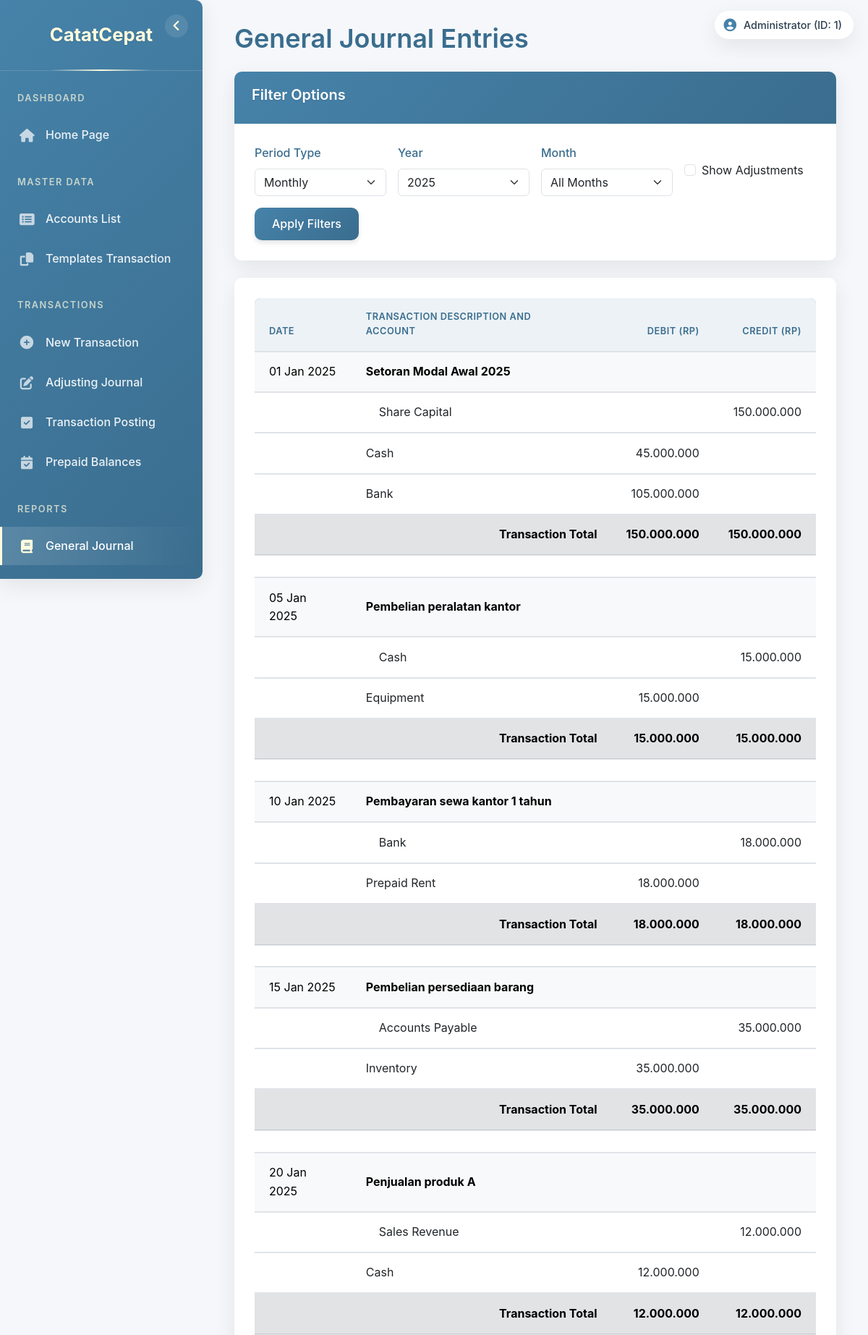
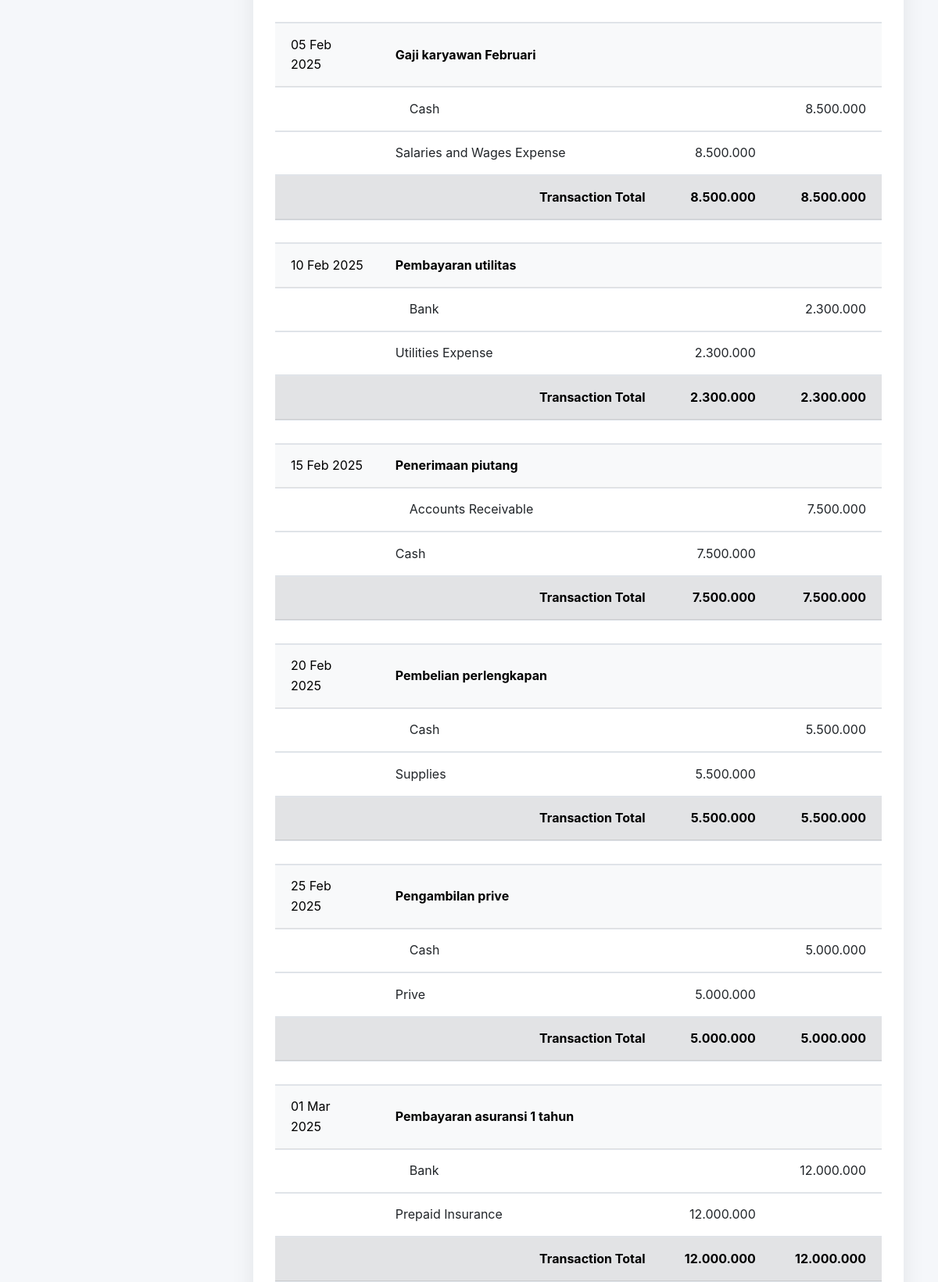
The app's page /index.php?page=journal (signed in, upper part) with its own data (2 pictures, top to bottom).
### tables this page shows
CREATE TABLE `users` (
  `id` int NOT NULL,
  `username` varchar(50) NOT NULL,
  `password` varchar(255) NOT NULL,
  `nama_lengkap` varchar(100) DEFAULT NULL,
  `roles` varchar(10) NOT NULL
);

CREATE TABLE `detail_transaksi` (
  `id_detail_transaksi` int NOT NULL,
  `id_transaksi` int NOT NULL,
  `id_akun` int NOT NULL,
  `debit_kredit` varchar(1) NOT NULL,
  `nilai` int NOT NULL,
  `penyesuaian` tinyint(1) NOT NULL DEFAULT '0'
);

CREATE TABLE `transaksi` (
  `id_transaksi` int NOT NULL,
  `tgl_transaksi` date NOT NULL,
  `nama_transaksi` varchar(100) NOT NULL,
  `post` varchar(1) NOT NULL DEFAULT '0',
  `hapus` varchar(1) NOT NULL DEFAULT '0',
  `adjustment_end_date` date DEFAULT NULL,
  `needs_adjustment` tinyint(1) NOT NULL DEFAULT '0',
  `adjustment_start_date` date DEFAULT NULL,
  `penyesuaian` tinyint(1) DEFAULT '0'
);

CREATE TABLE `akun` (
  `id_akun` int NOT NULL,
  `nama_akun` varchar(100) NOT NULL,
  `aktiva_pasiva` varchar(1) NOT NULL
);

### pages/journal.php (the view, shortened to what this page needs)
<?php
$filter_year = isset($_GET['year']) ? $_GET['year'] : date('Y');
$filter_month = isset($_GET['month']) ? $_GET['month'] : '';
$filter_period = isset($_GET['period']) ? $_GET['period'] : 'monthly';
$show_adjustments = isset($_GET['show_adjustments']);
$years_query = "SELECT DISTINCT YEAR(tgl_transaksi) as year FROM transaksi ORDER BY year DESC";
$years_result = $conn->query($years_query);
$available_years = [];
if ($years_result->num_rows > 0) {
    while ($year_row = $years_result->fetch_assoc()) {
        $available_years[] = $year_row['year'];
    }
}
$query = "SELECT
            t.id_transaksi,
            t.tgl_transaksi,
            t.nama_transaksi,
            a.nama_akun,
            dt.debit_kredit,
            IF(dt.debit_kredit = 'D', dt.nilai, 0) AS Debit,
            IF(dt.debit_kredit = 'K', dt.nilai, 0) AS Kredit,
            dt.penyesuaian,
            jp.id AS adjustment_id
          FROM
            transaksi t
          JOIN
            detail_transaksi dt ON t.id_transaksi = dt.id_transaksi
          JOIN
            akun a ON dt.id_akun = a.id_akun
          LEFT JOIN
            jurnal_penyesuaian jp ON jp.referensi_jurnal = t.id_transaksi AND jp.akun_debit = dt.id_akun
          WHERE
            YEAR(t.tgl_transaksi) = ? AND
            t.hapus = '0'";
if (!$show_adjustments) {
    $query .= " AND dt.penyesuaian = 0";
}
$query .= " ORDER BY t.tgl_transaksi, t.id_transaksi, dt.debit_kredit DESC";
$stmt = $conn->prepare($query);
if ($filter_period == 'monthly' && !empty($filter_month)) {
    $stmt->bind_param("ii", $filter_year, $filter_month);
} else {
    $stmt->bind_param("i", $filter_year);
}
$stmt->execute();
$result = $stmt->get_result();
$journal_entries = $result->fetch_all(MYSQLI_ASSOC);
$current_transaction = null;
$transaction_debit = 0;
$transaction_credit = 0;
?>
<div class="row mb-4">
    <div class="col-md-12">
        <h1 class="mb-4">General Journal Entries</h1>
        <div class="card mb-4">
            <div class="card-header">
                <h5>Filter Options</h5>
            </div>
            <div class="card-body">
                <form method="get" action="index.php" class="row g-3">
                    <div class="col-md-3">
                        <label for="period" class="form-label">Period Type</label>
                        <select name="period" id="period" class="form-select" onchange="toggleMonthVisibility()">
                            <option value="monthly" <?= $filter_period == 'monthly' ? 'selected' : '' ?>>Monthly</option>
                        </select>
                    </div>
                    <div class="col-md-3">
                        <label for="year" class="form-label">Year</label>
                        <select name="year" id="year" class="form-select">
                            <?php foreach ($available_years as $year): ?>
                                <option value="<?= $year ?>" <?= $year == $filter_year ? 'selected' : '' ?>>
                                    <?= $year ?>
                                </option>
                            <?php endforeach; ?>
                        </select>
                    </div>
                    <div class="col-md-3" id="month-selector" <?= $filter_period == 'yearly' ? 'style="display:none;"' : '' ?>>
                        <label for="month" class="form-label">Month</label>
                        <select name="month" id="month" class="form-select">
                            <option value="">All Months</option>
                        </select>
                    </div>
                    <div class="col-md-3">
                        <div class="form-check mt-4">
                            <input class="form-check-input" type="checkbox" id="show_adjustments" name="show_adjustments" <?= $show_adjustments ? 'checked' : '' ?>>
                            <label class="form-check-label" for="show_adjustments">
                                Show Adjustments
                            </label>
                        </div>
                    </div>
                    <div class="col-md-3 d-flex align-items-end">
                        <button type="submit" class="btn btn-primary">Apply Filters</button>
                    </div>
                </form>
            </div>
        </div>
        <div class="card">
            <div class="card-body">
                <div class="table-responsive">
                    <table class="table table-hover">
                        <thead>
                            <tr>
                                <th>Date</th>
                                <th>Transaction Description And Account</th>
                                <th></th>
                                <th class="text-end">Debit (Rp)</th>
                                <th class="text-end">Credit (Rp)</th>
                            </tr>
                        </thead>
                        <tbody>
                            <?php if (!empty($journal_entries)): ?>
                                <?php foreach ($journal_entries as $entry): ?>
                                    <?php if ($current_transaction != $entry['id_transaksi']): ?>
                                        <?php if ($current_transaction !== null): ?>
                                            <tr class="table-secondary">
                                                <td colspan="3" class="text-end"><strong>Transaction Total</strong></td>
                                                <td class="text-end"><strong><?= number_format($transaction_debit, 0, ',', '.') ?></strong></td>
                                                <td class="text-end"><strong><?= number_format($transaction_credit, 0, ',', '.') ?></strong></td>
                                            </tr>
                                            <tr>
                                                <td colspan="5"></td>
                                            </tr>
                                        <?php endif; ?>
                                        <tr class="table-light">
                                            <td><?= date('d M Y', strtotime($entry['tgl_transaksi'])) ?></td>
                                            <td colspan="4">
                                                <strong><?= $entry['nama_transaksi'] ?></strong>
                                            </td>
                                        </tr>
                                        <?php
                                        $current_transaction = $entry['id_transaksi'];
                                        $transaction_debit = 0;
                                        $transaction_credit = 0;
                                        ?>
                                    <?php endif; ?>
                                    <tr <?= (isset($entry['penyesuaian']) && $entry['penyesuaian']) ? 'class="table-warning"' : '' ?>>
                                        <td></td>
                                        <td><?= (isset($entry['debit_kredit']) && $entry['debit_kredit'] == 'K') ? '&nbsp;&nbsp;&nbsp;&nbsp;' : '' ?><?= $entry['nama_akun'] ?></td>
                                        <td></td>
                                        <?php if (isset($entry['Debit']) && $entry['Debit'] > 0): ?>
                                            <td class="text-end"><?= number_format($entry['Debit'], 0, ',', '.') ?></td>
                                            <td></td>
                                            <?php
                                            $transaction_debit += $entry['Debit'];
                                            ?>
                                        <?php elseif (isset($entry['Kredit']) && $entry['Kredit'] > 0): ?>
                                            <td></td>
                                            <td class="text-end"><?= number_format($entry['Kredit'], 0, ',', '.') ?></td>
                                            <?php
                                            $transaction_credit += $entry['Kredit'];
                                            ?>
                                        <?php endif; ?>
                                    </tr>
                                <?php endforeach; ?>
                            <?php else: ?>
                                <tr>
                                    <td colspan="5" class="text-center">No journal entries found for the selected period</td>
                                </tr>
                            <?php endif; ?>
                        </tbody>
                    </table>
                </div>
            </div>
        </div>
    </div>
</div>

### index.php (shortened to what this page needs)
<?php
include "config/connect.php";
$page = isset($_GET['page']) ? $_GET['page'] : 'home';
$user_id = 0;
$nama_lengkap = $_SESSION['nama_lengkap'] ?? $_SESSION['username'];
$username = $_SESSION['username'];
$sql = "SELECT id FROM users WHERE username = ?";
$stmt = $conn->prepare($sql);
$stmt->bind_param("s", $username);
$stmt->execute();
$result = $stmt->get_result();
if ($user = $result->fetch_assoc()) {
    $user_id = $user['id'];
}
?>
<!DOCTYPE html>
<html lang="en">
<head>
    <link href="https://cdn.jsdelivr.net/npm/bootstrap@5.3.0-alpha1/dist/css/bootstrap.min.css" rel="stylesheet">
    <link rel="stylesheet" href="https://cdnjs.cloudflare.com/ajax/libs/font-awesome/6.4.0/css/all.min.css">
    <link rel="stylesheet" href="style.css">
</head>
<body>
    <div class="user-info">
        <i class="fas fa-user-circle"></i>
        <span><?php echo htmlspecialchars($nama_lengkap); ?> (ID: <?php echo htmlspecialchars($user_id); ?>)</span>
    </div>
    <div class="sidebar" id="sidebar">
        <button class="minimize-toggle" id="minimizeToggle">
            <i class="fas fa-angle-left"></i>
        </button>
        <div class="sidebar-brand">
            <span class="brand-full">CatatCepat</span>
        </div>
        <ul class="sidebar-nav">
            <li class="nav-section-title">Dashboard</li>
            <li class="nav-item">
                <a class="nav-link <?php echo $page == 'home' ? 'active' : ''; ?>" href="index.php">
                    <i class="fas fa-home"></i>
                    <span>Home Page</span>
                </a>
            </li>
            <li class="nav-section-title">Master Data</li>
            <li class="nav-item">
                <a class="nav-link <?php echo $page == 'accounts' ? 'active' : ''; ?>" href="index.php?page=accounts">
                    <i class="fas fa-list-alt"></i>
                    <span>Accounts List</span>
                </a>
            </li>
            <li class="nav-item">
                <a class="nav-link <?php echo $page == 'reaksi' ? 'active' : ''; ?>" href="index.php?page=reaksi">
                    <i class="fas fa-copy"></i>
                    <span>Templates Transaction</span>
                </a>
            </li>
            <li class="nav-section-title">Transactions</li>
            <li class="nav-item">
                <a class="nav-link <?php echo $page == 'input_transaction' ? 'active' : ''; ?>" href="index.php?page=input_transaction">
                    <i class="fas fa-plus-circle"></i>
                    <span>New Transaction</span>
                </a>
            </li>
            <li class="nav-item">
                <a class="nav-link <?php echo $page == 'adjusting_journal' ? 'active' : ''; ?>" href="index.php?page=adjusting_journal">
                    <i class="fas fa-edit"></i>
                    <span>Adjusting Journal</span>
                </a>
            </li>
            <li class="nav-item">
                <a class="nav-link <?php echo $page == 'posting' ? 'active' : ''; ?>" href="index.php?page=posting">
                    <i class="fas fa-check-square"></i>
                    <span>Transaction Posting</span>
                </a>
            </li>
            <li class="nav-item">
                <a class="nav-link <?php echo $page == 'prepaid_balances' ? 'active' : ''; ?>" href="index.php?page=prepaid_balances">
                    <i class="fas fa-calendar-check"></i>
                    <span>Prepaid Balances</span>
                </a>
            </li>
            <li class="nav-section-title">Reports</li>
            <li class="nav-item">
                <a class="nav-link <?php echo $page == 'journal' ? 'active' : ''; ?>" href="index.php?page=journal">
                    <i class="fas fa-book"></i>
                    <span>General Journal</span>
                </a>
            </li>
            <li class="nav-item">
                <a class="nav-link <?php echo $page == 'ledger' ? 'active' : ''; ?>" href="index.php?page=ledger">
                    <span>General Ledger</span>
                </a>
            </li>
        </ul>
    </div>
    <div class="main-content">
        <div class="container-fluid">
            <?php
            switch ($page) {
                case 'journal':
                    include 'pages/journal.php';
                    break;
            }
            ?>
        </div>
    </div>
</body>
</html>

### records on screen
users: id "1"
detail_transaksi: id_transaksi.tgl_transaksi "01 Jan 2025", id_transaksi.nama_transaksi "Setoran Modal Awal 2025", id_akun.nama_akun "Share Capital", Kredit "150.000.000"
detail_transaksi: id_akun.nama_akun "Cash", Debit "45.000.000"
detail_transaksi: id_akun.nama_akun "Bank", Debit "105.000.000"
detail_transaksi: transaction_debit "150.000.000", transaction_credit "150.000.000", id_transaksi.tgl_transaksi "05 Jan 2025", id_transaksi.nama_transaksi "Pembelian peralatan kantor", id_akun.nama_akun "Cash", Kredit "15.000.000"
detail_transaksi: id_akun.nama_akun "Equipment", Debit "15.000.000"
detail_transaksi: transaction_debit "15.000.000", transaction_credit "15.000.000", id_transaksi.tgl_transaksi "10 Jan 2025", id_transaksi.nama_transaksi "Pembayaran sewa kantor 1 tahun", id_akun.nama_akun "Bank", Kredit "18.000.000"
detail_transaksi: id_akun.nama_akun "Prepaid Rent", Debit "18.000.000"
detail_transaksi: transaction_debit "18.000.000", transaction_credit "18.000.000", id_transaksi.tgl_transaksi "15 Jan 2025", id_transaksi.nama_transaksi "Pembelian persediaan barang", id_akun.nama_akun "Accounts Payable", Kredit "35.000.000"
detail_transaksi: id_akun.nama_akun "Inventory", Debit "35.000.000"
detail_transaksi: transaction_debit "35.000.000", transaction_credit "35.000.000", id_transaksi.tgl_transaksi "20 Jan 2025", id_transaksi.nama_transaksi "Penjualan produk A", id_akun.nama_akun "Sales Revenue", Kredit "12.000.000"
detail_transaksi: id_akun.nama_akun "Cash", Debit "12.000.000"
detail_transaksi: transaction_debit "12.000.000", transaction_credit "12.000.000", id_transaksi.tgl_transaksi "05 Feb 2025", id_transaksi.nama_transaksi "Gaji karyawan Februari", id_akun.nama_akun "Cash", Kredit "8.500.000"
detail_transaksi: id_akun.nama_akun "Salaries and Wages Expense", Debit "8.500.000"
detail_transaksi: transaction_debit "8.500.000", transaction_credit "8.500.000", id_transaksi.tgl_transaksi "10 Feb 2025", id_transaksi.nama_transaksi "Pembayaran utilitas", id_akun.nama_akun "Bank", Kredit "2.300.000"
detail_transaksi: id_akun.nama_akun "Utilities Expense", Debit "2.300.000"
detail_transaksi: transaction_debit "2.300.000", transaction_credit "2.300.000", id_transaksi.tgl_transaksi "15 Feb 2025", id_transaksi.nama_transaksi "Penerimaan piutang", id_akun.nama_akun "Accounts Receivable", Kredit "7.500.000"
detail_transaksi: id_akun.nama_akun "Cash", Debit "7.500.000"
detail_transaksi: transaction_debit "7.500.000", transaction_credit "7.500.000", id_transaksi.tgl_transaksi "20 Feb 2025", id_transaksi.nama_transaksi "Pembelian perlengkapan", id_akun.nama_akun "Cash", Kredit "5.500.000"
detail_transaksi: id_akun.nama_akun "Supplies", Debit "5.500.000"
detail_transaksi: transaction_debit "5.500.000", transaction_credit "5.500.000", id_transaksi.tgl_transaksi "25 Feb 2025", id_transaksi.nama_transaksi "Pengambilan prive", id_akun.nama_akun "Cash", Kredit "5.000.000"
detail_transaksi: id_akun.nama_akun "Prive", Debit "5.000.000"
detail_transaksi: transaction_debit "5.000.000", transaction_credit "5.000.000", id_transaksi.tgl_transaksi "01 Mar 2025", id_transaksi.nama_transaksi "Pembayaran asuransi 1 tahun", id_akun.nama_akun "Bank", Kredit "12.000.000"
detail_transaksi: id_akun.nama_akun "Prepaid Insurance", Debit "12.000.000"
detail_transaksi: transaction_debit "12.000.000", transaction_credit "12.000.000"

### other values on screen
$nama_lengkap "Administrator"
form field year "2025"
